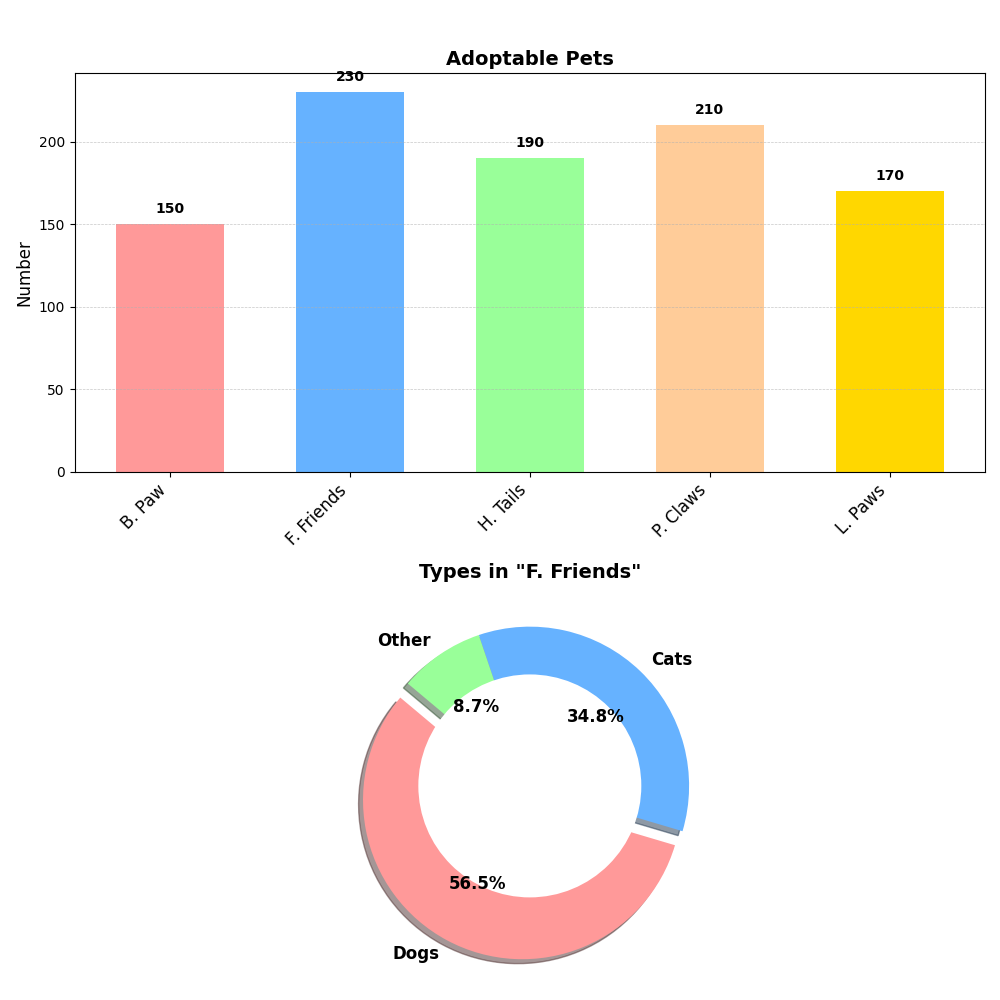

Generate this figure with Python:
import matplotlib.pyplot as plt
import numpy as np

# Data Setup
shelters = ['B. Paw', 'F. Friends', 'H. Tails', 'P. Claws', 'L. Paws']
adoptable_pets = [150, 230, 190, 210, 170]

# Pet distribution in the busiest shelter
pet_types = ['Dogs', 'Cats', 'Other']
pet_counts = [130, 80, 20]

x_positions = np.arange(len(shelters))
bar_width = 0.6

# Create the figures with a different subplot arrangement (2 rows, 1 column)
fig, (ax1, ax2) = plt.subplots(2, 1, figsize=(10, 10))
fig.suptitle('Pets in Shelters - 2022', fontsize=16, fontweight='bold', y=1.02)

# Bar chart
bars = ax1.bar(x_positions, adoptable_pets, color=['#FF9999','#66B2FF','#99FF99','#FFCC99','#FFD700'], width=bar_width)

# Annotate each bar
for bar in bars:
    yval = bar.get_height()
    ax1.text(bar.get_x() + bar.get_width()/2, yval + 5, f'{yval}', ha='center', va='bottom', fontsize=10, fontweight='bold')

# Customize the x-axis
ax1.set_xticks(x_positions)
ax1.set_xticklabels(shelters, rotation=45, ha='right', fontsize=12)

# Set the title and labels for the bar chart
ax1.set_title("Adoptable Pets", fontsize=14, fontweight='bold')
ax1.set_ylabel("Number", fontsize=12)
ax1.yaxis.grid(True, linestyle='--', linewidth=0.5, alpha=0.7)

# Donut pie chart for pet types
colors = ['#FF9999', '#66B2FF', '#99FF99']
explode = (0.1, 0, 0)

wedges, texts, autotexts = ax2.pie(pet_counts, labels=pet_types, explode=explode, colors=colors,
                                   autopct='%1.1f%%', shadow=True, startangle=140, textprops={'fontsize': 12, 'fontweight':'bold'})
# Draw a circle at the center of pie to make it a donut
centre_circle = plt.Circle((0,0),0.70,fc='white')
ax2.add_artist(centre_circle)

# Equal aspect ratio ensures that pie is drawn as a circle
ax2.set_aspect('equal')
ax2.set_title('Types in "F. Friends"', fontsize=14, fontweight='bold')

plt.tight_layout()
plt.show()
